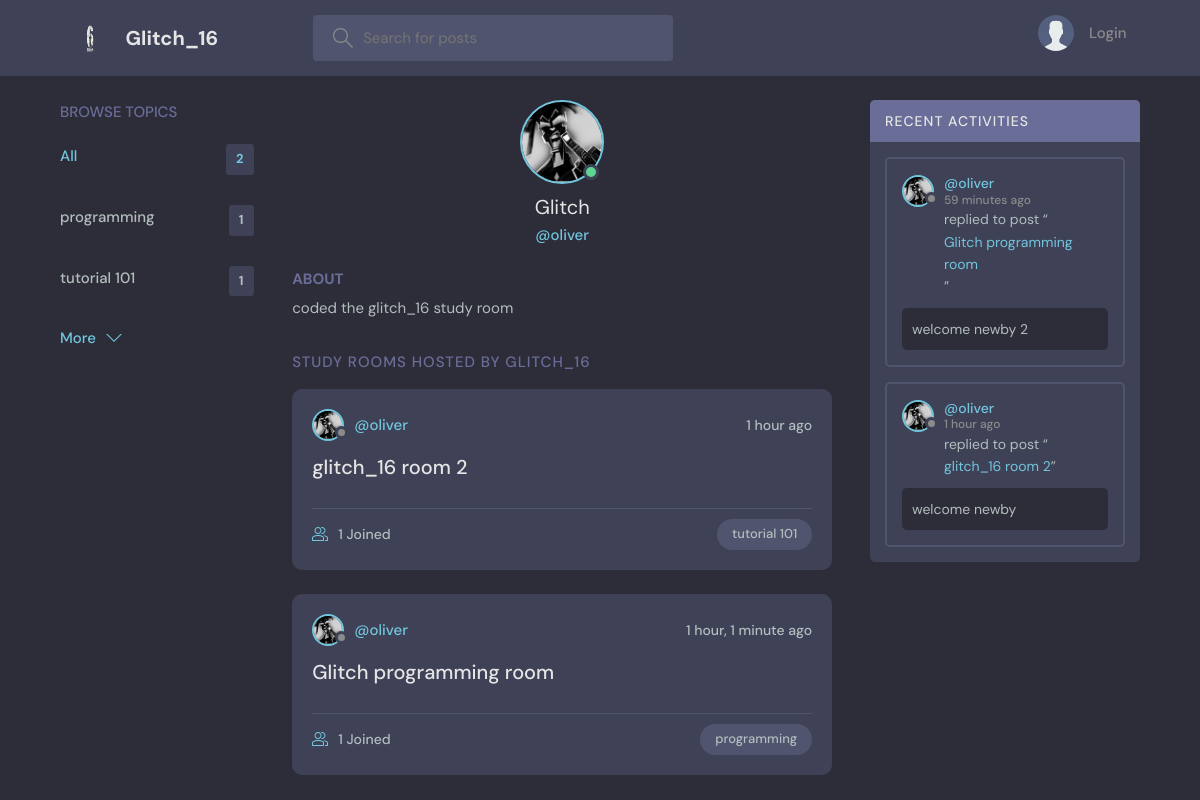
Page /profile/1/ on the committed database.
### base/models.py (models this page shows, shortened)
class Topic(models.Model):
    name = models.CharField(max_length=200)

class User(AbstractUser):
    name = models.CharField(max_length=200, null=True)
    email = models.EmailField(unique=True, null=True)
    bio = models.TextField(null=True)
    avatar = models.ImageField(null=True, default="avatar.svg")
    USERNAME_FIELD = 'email'
    REQUIRED_FIELDS = ['username',]

class Room(models.Model):
    host = models.ForeignKey(User, on_delete=models.SET_NULL, null=True)
    topic = models.ForeignKey(Topic, on_delete=models.SET_NULL, null=True)
    name = models.CharField(max_length=200)
    description = models.TextField(null=True, blank=True)
    participants = models.ManyToManyField(
        User, related_name='participants', blank=True)
    updated = models.DateTimeField(auto_now=True)
    created = models.DateTimeField(auto_now_add=True)
    class Meta:
        ordering = ['-updated', '-created']
    def __str__(self):
        return self.name

class Message(models.Model):
    user = models.ForeignKey(User, on_delete=models.CASCADE)
    room = models.ForeignKey(Room, on_delete=models.CASCADE)
    body = models.TextField()
    updated = models.DateTimeField(auto_now=True)
    created = models.DateTimeField(auto_now_add=True)
    class Meta:
        ordering = ['-updated', '-created']

### base/views.py (the view)
# urls.py: path('profile/<str:pk>/', views.userProfile, name="user-profile"),
def userProfile(request, pk):
    user = User.objects.get(id=pk)
    rooms = user.room_set.all()
    room_messages = user.message_set.all()
    topics = Topic.objects.all()
    context = {'user': user, 'rooms': rooms,
               'room_messages': room_messages, 'topics': topics}
    return render(request, 'base/profile.html', context)

### base/templates/base/profile.html (shortened to what this page needs)
{% extends 'main.html' %}
{% block content %}
<main class="profile-page layout layout--3">
  <div class="container">
    {% include 'base/topics_component.html' %}
    <div class="roomList">
      <div class="profile">
        <div class="profile__avatar">
          <div class="avatar avatar--large active">
            <img src="{{user.avatar.url}}" />
          </div>
        </div>
        <div class="profile__info">
          <h3>{{user.name}}</h3>
          <p>@{{user.username}}</p>
        </div>
        <div class="profile__about">
          <h3>About</h3>
          <p>
            {{user.bio}}
          </p>
        </div>
      </div>
      <div class="roomList__header">
        <div>
          <h2>Study Rooms Hosted by Glitch_16</a>
          </h2>
        </div>
      </div>
      {% include 'base/feed_component.html' %}
    </div>
    {% include 'base/activity_component.html' %}
  </div>
</main>
{% endblock content %}

### templates/main.html (shortened to what this page needs)
<!DOCTYPE html>
{% load static %}
<html lang="en">
<head>
    <link rel="stylesheet" href="{% static 'styles/style.css' %}" />
</head>
<body>
    {% include 'navbar.html' %}
    {% block content %}
    {% endblock %}
</body>
</html>

### templates/navbar.html (shortened to what this page needs)
{% load static %}
<header class="header header--loggedIn">
    <div class="container">
        <a href="{% url 'home' %}" class="header__logo">
            <img src="{% static 'images/glitch2.png' %}" />
            <h1>Glitch_16</h1>
        </a>
        <form class="header__search" method="GET" action="{% url 'home' %}">
            <label>
                <input name="q" placeholder="Search for posts" />
            </label>
        </form>
        <nav class="header__menu">
            {% if request.user.is_authenticated %}
            <div class="header__user">
                <a href="{% url 'update-user' %}">
                    <div class="avatar avatar--medium active">
                        <img src="{{request.user.avatar.url}}" />
                    </div>
                    <p>{{request.user.username}} <span>@{{request.user.username}}</span></p>
                </a>
                <button class="dropdown-button">
                    <svg version="1.1" xmlns="http://www.w3.org/2000/svg" width="32" height="32" viewBox="0 0 32 32">
                        <title>chevron-down</title>
                        <path d="M16 21l-13-13h-3l16 16 16-16h-3l-13 13z"></path>
                    </svg>
                </button>
            </div>
            {% else %}
            <a href="{% url 'login' %}">
                <img src="{% static 'images/avatar.svg' %}" />
                <p>Login</p>
            </a>
            {% endif %}
        </nav>
    </div>
</header>

### base/templates/base/topics_component.html
<div class="topics">
    <div class="topics__header">
        <h2>Browse Topics</h2>
    </div>
    <ul class="topics__list">
        <li>
            <a href="{% url 'home' %}" class="active">All <span>{{topics.count}}</span></a>
        </li>
        {% for topic in topics %}
        <li>
            <a href="{% url 'home' %}?q={{topic.name}}">{{topic.name}}<span>{{topic.room_set.all.count}}</span></a>
        </li>
        {% endfor %}
    </ul>
    <a class="btn btn--link" href="{% url 'topics' %}">
        More
        <svg version="1.1" xmlns="http://www.w3.org/2000/svg" width="32" height="32" viewBox="0 0 32 32">
            <title>chevron-down</title>
            <path d="M16 21l-13-13h-3l16 16 16-16h-3l-13 13z"></path>
        </svg>
    </a>
</div>

### base/templates/base/feed_component.html (shortened to what this page needs)
{% for room in rooms %}
<div class="roomListRoom">
    <div class="roomListRoom__header">
        <a href="{% url 'user-profile' room.host.id %}" class="roomListRoom__author">
            <div class="avatar avatar--small">
                <img src="{{room.host.avatar.url}}" />
            </div>
            <span>@{{room.host.username}}</span>
        </a>
        <div class="roomListRoom__actions">
            <span>{{room.created|timesince}} ago</span>
        </div>
    </div>
    <div class="roomListRoom__content">
        <a href="{% url 'room' room.id %}">{{room.name}}</a>
    </div>
    <div class="roomListRoom__meta">
        <a href="{% url 'room' room.id %}" class="roomListRoom__joined">
            {{room.participants.all.count}} Joined
        </a>
        <p class="roomListRoom__topic">{{room.topic.name}}</p>
    </div>
</div>
{% endfor %}

### base/templates/base/activity_component.html (shortened to what this page needs)
<div class="activities">
    <div class="activities__header">
        <h2>Recent Activities</h2>
    </div>
    {% for message in room_messages %}
    <div class="activities__box">
        <div class="activities__boxHeader roomListRoom__header">
            <a href="{% url 'user-profile' message.user.id %}" class="roomListRoom__author">
                <div class="avatar avatar--small">
                    <img src="{{message.user.avatar.url}}" />
                </div>
                <p>
                    @{{message.user.username}}
                    <span>{{message.created|timesince}} ago</span>
                </p>
            </a>
        </div>
        <div class="activities__boxContent">
            <p>replied to post “<a href="{% url 'room' message.room.id %}">{{message.room}}</a>”</p>
            <div class="activities__boxRoomContent">{{message.body}}</div>
        </div>
    </div>
    {% endfor %}
</div>

### rows in the picture
Topic: name "programming", room_set.all.count "1"
Topic: name "tutorial 101", room_set.all.count "1"
User: avatar (picture), name "Glitch", username "oliver", bio "coded the glitch_16 study room"
Room: host.avatar (picture), host.username "oliver", created "1 hour", name "glitch_16 room 2", participants.all.count "1", topic.name "tutorial 101"
Room: host.avatar (picture), host.username "oliver", created "1 hour, 1 minute", name "Glitch programming room", participants.all.count "1", topic.name "programming"
Message: user.avatar (picture), user.username "oliver", created "59 minutes", room "Glitch programming room", body "welcome newby 2"
Message: user.avatar (picture), user.username "oliver", created "1 hour", room "glitch_16 room 2", body "welcome newby"

### other values in the picture
{{ topics.count }} "2"
